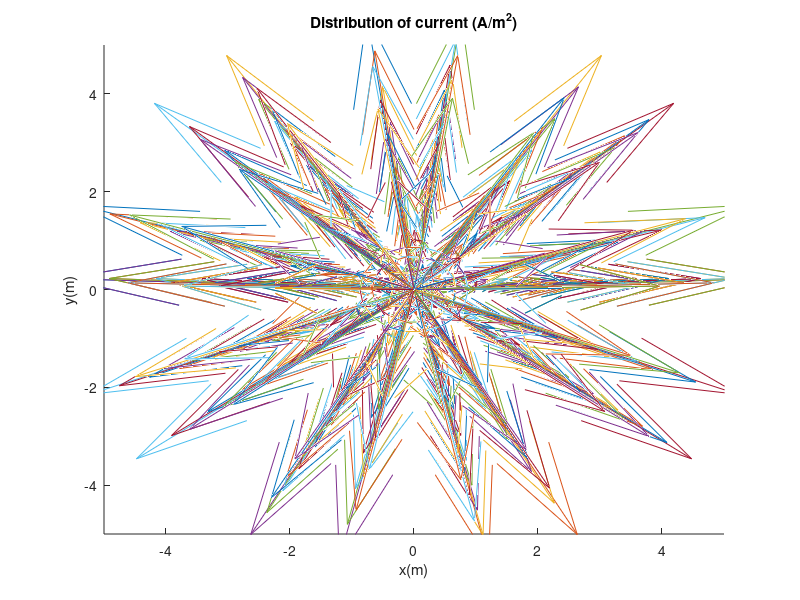

MATLAB code for this plot:
%% Constants:
H=0.5;
n=2;
R=1;
J0=1;

%%Representation of the current distribution:
hold on
%There is a loop for each element of a cylindrical coordinate system
for rop=linspace(0.000001,1,10)
    for phip=linspace(0,2*pi,10) %If it were to be particularized in pi/2, 
                                    %we would get the current distribution
                                    %for x=0
        for zp=linspace(-H/2,H/2,10) %If it were to be particularized in 0, 
                                        %we would get the current
                                        %distribution for z=0
            %The next three formulas represent each element (x,y,z) of the
            %current distribution
            Jx= J0*pi*((R-rop)./H).*(sin((pi.*zp)./H)).*cos(phip) - ((zp./H).^n).*sin(phip);
            Jy= J0*pi*((R-rop)./H).*(sin((pi.*zp)./H)).*sin(phip) + ((zp./H).^n).*cos(phip);
            Jz= J0*(R-2.*rop)./(rop).*(cos((pi.*zp)./H));
            %Vectorial representation:
            axis1=rop*cos(phip);
            axis2=rop*sin(phip);
            quiver3(axis1,axis2,zp,Jx,Jy,Jz), axis([-5 5 -5 5 -5 5]);  
        end
    end
end
title('Distribution of current (A/m^2)'), xlabel('x(m)'),ylabel('y(m)'),zlabel('z');
hold off
